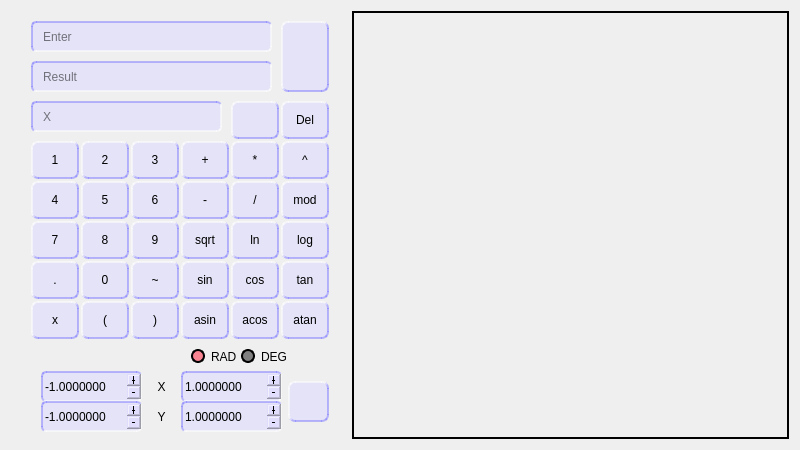
<?xml version="1.0" encoding="UTF-8"?>
<ui version="4.0">
 <class>Calculator</class>
 <widget class="QWidget" name="Calculator">
  <property name="geometry">
   <rect>
    <x>0</x>
    <y>0</y>
    <width>800</width>
    <height>450</height>
   </rect>
  </property>
  <property name="windowTitle">
   <string>Form</string>
  </property>
  <property name="styleSheet">
   <string notr="true">QWidget {
background: none;
}</string>
  </property>
  <layout class="QGridLayout" name="gridLayout">
   <item row="0" column="0">
    <widget class="QWidget" name="widgetCalculator" native="true">
     <property name="sizePolicy">
      <sizepolicy hsizetype="Fixed" vsizetype="Preferred">
       <horstretch>0</horstretch>
       <verstretch>0</verstretch>
      </sizepolicy>
     </property>
     <property name="minimumSize">
      <size>
       <width>335</width>
       <height>426</height>
      </size>
     </property>
     <property name="styleSheet">
      <string notr="true">
QPushButton {
color: black;
border-style: outset;
border-width: 1.5px;
border-radius: 7px;
border-color: rgba(130, 127, 255, 133);
background-color: rgba(218, 216, 255, 130);
}

QPushButton:pressed {
background-color: rgb(182, 183, 255);
border-style: inset;
}

QLineEdit {
color: black;
border: 2px solid;
border-style: inset;
border-radius: 5px;
border-color: rgba(130, 127, 255, 133);
padding: 0 8px;
background-color: rgba(218, 216, 255, 130);
selection-background-color: rgba(130, 127, 255, 133);
selection-color: black;
}

QLineEdit::input:focus {
/*border: 2px solid #006080;
border-color: rgba(130, 127, 255, 133);*/
background-color: rgba(130, 127, 255, 133);
}

QDoubleSpinBox {
color: black;
border: 2px solid;
border-style: inset;
border-radius: 5px;
border-color: rgba(130, 127, 255, 133);
background-color: rgba(218, 216, 255, 130);
selection-background-color: rgba(130, 127, 255, 133);
selection-color: black;
}

QLabel {
color: black;
font: 13pt &quot;Drexs&quot;;
}

QRadioButton {
    color: black;
    font: 13pt &quot;Drexs&quot;;
}

QRadioButton::indicator {
    width:                  10px;
    height:                 10px;
    border-radius:          7px;
}

QRadioButton::indicator:checked {
    background-color:       rgba(255, 48, 74, 143);
    border:                 2px solid black;
}

QRadioButton::indicator:unchecked {
    background-color:       grey;
    border:                 2px solid black;
}

</string>
     </property>
     <widget class="QLineEdit" name="lineEditExpression">
      <property name="geometry">
       <rect>
        <x>20</x>
        <y>10</y>
        <width>241</width>
        <height>31</height>
       </rect>
      </property>
      <property name="inputMask">
       <string/>
      </property>
      <property name="cursorPosition">
       <number>0</number>
      </property>
      <property name="placeholderText">
       <string>Enter</string>
      </property>
     </widget>
     <widget class="QLineEdit" name="lineEditResult">
      <property name="geometry">
       <rect>
        <x>20</x>
        <y>50</y>
        <width>241</width>
        <height>31</height>
       </rect>
      </property>
      <property name="readOnly">
       <bool>true</bool>
      </property>
      <property name="placeholderText">
       <string>Result</string>
      </property>
     </widget>
     <widget class="QLineEdit" name="lineEditX">
      <property name="geometry">
       <rect>
        <x>20</x>
        <y>90</y>
        <width>191</width>
        <height>31</height>
       </rect>
      </property>
      <property name="inputMethodHints">
       <set>Qt::ImhNone</set>
      </property>
      <property name="inputMask">
       <string/>
      </property>
      <property name="placeholderText">
       <string>X</string>
      </property>
     </widget>
     <widget class="QPushButton" name="pushButton1">
      <property name="geometry">
       <rect>
        <x>20</x>
        <y>130</y>
        <width>48</width>
        <height>38</height>
       </rect>
      </property>
      <property name="sizePolicy">
       <sizepolicy hsizetype="Fixed" vsizetype="Fixed">
        <horstretch>0</horstretch>
        <verstretch>0</verstretch>
       </sizepolicy>
      </property>
      <property name="minimumSize">
       <size>
        <width>30</width>
        <height>30</height>
       </size>
      </property>
      <property name="text">
       <string>1</string>
      </property>
     </widget>
     <widget class="QPushButton" name="pushButton2">
      <property name="geometry">
       <rect>
        <x>70</x>
        <y>130</y>
        <width>48</width>
        <height>38</height>
       </rect>
      </property>
      <property name="sizePolicy">
       <sizepolicy hsizetype="Fixed" vsizetype="Fixed">
        <horstretch>0</horstretch>
        <verstretch>0</verstretch>
       </sizepolicy>
      </property>
      <property name="minimumSize">
       <size>
        <width>30</width>
        <height>30</height>
       </size>
      </property>
      <property name="text">
       <string>2</string>
      </property>
     </widget>
     <widget class="QPushButton" name="pushButton3">
      <property name="geometry">
       <rect>
        <x>120</x>
        <y>130</y>
        <width>48</width>
        <height>38</height>
       </rect>
      </property>
      <property name="sizePolicy">
       <sizepolicy hsizetype="Fixed" vsizetype="Fixed">
        <horstretch>0</horstretch>
        <verstretch>0</verstretch>
       </sizepolicy>
      </property>
      <property name="minimumSize">
       <size>
        <width>30</width>
        <height>30</height>
       </size>
      </property>
      <property name="text">
       <string>3</string>
      </property>
     </widget>
     <widget class="QPushButton" name="pushButton5">
      <property name="geometry">
       <rect>
        <x>70</x>
        <y>170</y>
        <width>48</width>
        <height>38</height>
       </rect>
      </property>
      <property name="sizePolicy">
       <sizepolicy hsizetype="Fixed" vsizetype="Fixed">
        <horstretch>0</horstretch>
        <verstretch>0</verstretch>
       </sizepolicy>
      </property>
      <property name="minimumSize">
       <size>
        <width>30</width>
        <height>30</height>
       </size>
      </property>
      <property name="text">
       <string>5</string>
      </property>
     </widget>
     <widget class="QPushButton" name="pushButton4">
      <property name="geometry">
       <rect>
        <x>20</x>
        <y>170</y>
        <width>48</width>
        <height>38</height>
       </rect>
      </property>
      <property name="sizePolicy">
       <sizepolicy hsizetype="Fixed" vsizetype="Fixed">
        <horstretch>0</horstretch>
        <verstretch>0</verstretch>
       </sizepolicy>
      </property>
      <property name="minimumSize">
       <size>
        <width>30</width>
        <height>30</height>
       </size>
      </property>
      <property name="text">
       <string>4</string>
      </property>
     </widget>
     <widget class="QPushButton" name="pushButton6">
      <property name="geometry">
       <rect>
        <x>120</x>
        <y>170</y>
        <width>48</width>
        <height>38</height>
       </rect>
      </property>
      <property name="sizePolicy">
       <sizepolicy hsizetype="Fixed" vsizetype="Fixed">
        <horstretch>0</horstretch>
        <verstretch>0</verstretch>
       </sizepolicy>
      </property>
      <property name="minimumSize">
       <size>
        <width>30</width>
        <height>30</height>
       </size>
      </property>
      <property name="text">
       <string>6</string>
      </property>
     </widget>
     <widget class="QPushButton" name="pushButton8">
      <property name="geometry">
       <rect>
        <x>70</x>
        <y>210</y>
        <width>48</width>
        <height>38</height>
       </rect>
      </property>
      <property name="sizePolicy">
       <sizepolicy hsizetype="Fixed" vsizetype="Fixed">
        <horstretch>0</horstretch>
        <verstretch>0</verstretch>
       </sizepolicy>
      </property>
      <property name="minimumSize">
       <size>
        <width>30</width>
        <height>30</height>
       </size>
      </property>
      <property name="text">
       <string>8</string>
      </property>
     </widget>
     <widget class="QPushButton" name="pushButton7">
      <property name="geometry">
       <rect>
        <x>20</x>
        <y>210</y>
        <width>48</width>
        <height>38</height>
       </rect>
      </property>
      <property name="sizePolicy">
       <sizepolicy hsizetype="Fixed" vsizetype="Fixed">
        <horstretch>0</horstretch>
        <verstretch>0</verstretch>
       </sizepolicy>
      </property>
      <property name="minimumSize">
       <size>
        <width>30</width>
        <height>30</height>
       </size>
      </property>
      <property name="text">
       <string>7</string>
      </property>
     </widget>
     <widget class="QPushButton" name="pushButton9">
      <property name="geometry">
       <rect>
        <x>120</x>
        <y>210</y>
        <width>48</width>
        <height>38</height>
       </rect>
      </property>
      <property name="sizePolicy">
       <sizepolicy hsizetype="Fixed" vsizetype="Fixed">
        <horstretch>0</horstretch>
        <verstretch>0</verstretch>
       </sizepolicy>
      </property>
      <property name="minimumSize">
       <size>
        <width>30</width>
        <height>30</height>
       </size>
      </property>
      <property name="text">
       <string>9</string>
      </property>
     </widget>
     <widget class="QPushButton" name="pushButtonDot">
      <property name="geometry">
       <rect>
        <x>20</x>
        <y>250</y>
        <width>48</width>
        <height>38</height>
       </rect>
      </property>
      <property name="sizePolicy">
       <sizepolicy hsizetype="Fixed" vsizetype="Fixed">
        <horstretch>0</horstretch>
        <verstretch>0</verstretch>
       </sizepolicy>
      </property>
      <property name="minimumSize">
       <size>
        <width>30</width>
        <height>30</height>
       </size>
      </property>
      <property name="text">
       <string>.</string>
      </property>
     </widget>
     <widget class="QPushButton" name="pushButton0">
      <property name="geometry">
       <rect>
        <x>70</x>
        <y>250</y>
        <width>48</width>
        <height>38</height>
       </rect>
      </property>
      <property name="sizePolicy">
       <sizepolicy hsizetype="Fixed" vsizetype="Fixed">
        <horstretch>0</horstretch>
        <verstretch>0</verstretch>
       </sizepolicy>
      </property>
      <property name="minimumSize">
       <size>
        <width>30</width>
        <height>30</height>
       </size>
      </property>
      <property name="text">
       <string>0</string>
      </property>
     </widget>
     <widget class="QPushButton" name="pushButtonAltMinus">
      <property name="geometry">
       <rect>
        <x>120</x>
        <y>250</y>
        <width>48</width>
        <height>38</height>
       </rect>
      </property>
      <property name="sizePolicy">
       <sizepolicy hsizetype="Fixed" vsizetype="Fixed">
        <horstretch>0</horstretch>
        <verstretch>0</verstretch>
       </sizepolicy>
      </property>
      <property name="minimumSize">
       <size>
        <width>30</width>
        <height>30</height>
       </size>
      </property>
      <property name="text">
       <string>~</string>
      </property>
     </widget>
     <widget class="QPushButton" name="pushButtonX">
      <property name="geometry">
       <rect>
        <x>20</x>
        <y>290</y>
        <width>48</width>
        <height>38</height>
       </rect>
      </property>
      <property name="sizePolicy">
       <sizepolicy hsizetype="Fixed" vsizetype="Fixed">
        <horstretch>0</horstretch>
        <verstretch>0</verstretch>
       </sizepolicy>
      </property>
      <property name="minimumSize">
       <size>
        <width>30</width>
        <height>30</height>
       </size>
      </property>
      <property name="text">
       <string>x</string>
      </property>
     </widget>
     <widget class="QPushButton" name="pushButtonLeftPar">
      <property name="geometry">
       <rect>
        <x>70</x>
        <y>290</y>
        <width>48</width>
        <height>38</height>
       </rect>
      </property>
      <property name="sizePolicy">
       <sizepolicy hsizetype="Fixed" vsizetype="Fixed">
        <horstretch>0</horstretch>
        <verstretch>0</verstretch>
       </sizepolicy>
      </property>
      <property name="minimumSize">
       <size>
        <width>30</width>
        <height>30</height>
       </size>
      </property>
      <property name="text">
       <string>(</string>
      </property>
     </widget>
     <widget class="QPushButton" name="pushButtonRightPar">
      <property name="geometry">
       <rect>
        <x>120</x>
        <y>290</y>
        <width>48</width>
        <height>38</height>
       </rect>
      </property>
      <property name="sizePolicy">
       <sizepolicy hsizetype="Fixed" vsizetype="Fixed">
        <horstretch>0</horstretch>
        <verstretch>0</verstretch>
       </sizepolicy>
      </property>
      <property name="minimumSize">
       <size>
        <width>30</width>
        <height>30</height>
       </size>
      </property>
      <property name="text">
       <string>)</string>
      </property>
     </widget>
     <widget class="QPushButton" name="pushButtonMult">
      <property name="geometry">
       <rect>
        <x>220</x>
        <y>130</y>
        <width>48</width>
        <height>38</height>
       </rect>
      </property>
      <property name="sizePolicy">
       <sizepolicy hsizetype="Fixed" vsizetype="Fixed">
        <horstretch>0</horstretch>
        <verstretch>0</verstretch>
       </sizepolicy>
      </property>
      <property name="minimumSize">
       <size>
        <width>30</width>
        <height>30</height>
       </size>
      </property>
      <property name="text">
       <string>*</string>
      </property>
     </widget>
     <widget class="QPushButton" name="pushButtonPlus">
      <property name="geometry">
       <rect>
        <x>170</x>
        <y>130</y>
        <width>48</width>
        <height>38</height>
       </rect>
      </property>
      <property name="sizePolicy">
       <sizepolicy hsizetype="Fixed" vsizetype="Fixed">
        <horstretch>0</horstretch>
        <verstretch>0</verstretch>
       </sizepolicy>
      </property>
      <property name="minimumSize">
       <size>
        <width>30</width>
        <height>30</height>
       </size>
      </property>
      <property name="text">
       <string>+</string>
      </property>
     </widget>
     <widget class="QPushButton" name="pushButtonPow">
      <property name="geometry">
       <rect>
        <x>270</x>
        <y>130</y>
        <width>48</width>
        <height>38</height>
       </rect>
      </property>
      <property name="sizePolicy">
       <sizepolicy hsizetype="Fixed" vsizetype="Fixed">
        <horstretch>0</horstretch>
        <verstretch>0</verstretch>
       </sizepolicy>
      </property>
      <property name="minimumSize">
       <size>
        <width>30</width>
        <height>30</height>
       </size>
      </property>
      <property name="text">
       <string>^</string>
      </property>
     </widget>
     <widget class="QPushButton" name="pushButtonMinus">
      <property name="geometry">
       <rect>
        <x>170</x>
        <y>170</y>
        <width>48</width>
        <height>38</height>
       </rect>
      </property>
      <property name="sizePolicy">
       <sizepolicy hsizetype="Fixed" vsizetype="Fixed">
        <horstretch>0</horstretch>
        <verstretch>0</verstretch>
       </sizepolicy>
      </property>
      <property name="minimumSize">
       <size>
        <width>30</width>
        <height>30</height>
       </size>
      </property>
      <property name="text">
       <string>-</string>
      </property>
     </widget>
     <widget class="QPushButton" name="pushButtonDiv">
      <property name="geometry">
       <rect>
        <x>220</x>
        <y>170</y>
        <width>48</width>
        <height>38</height>
       </rect>
      </property>
      <property name="sizePolicy">
       <sizepolicy hsizetype="Fixed" vsizetype="Fixed">
        <horstretch>0</horstretch>
        <verstretch>0</verstretch>
       </sizepolicy>
      </property>
      <property name="minimumSize">
       <size>
        <width>30</width>
        <height>30</height>
       </size>
      </property>
      <property name="text">
       <string>/</string>
      </property>
     </widget>
     <widget class="QPushButton" name="pushButtonMod">
      <property name="geometry">
       <rect>
        <x>270</x>
        <y>170</y>
        <width>48</width>
        <height>38</height>
       </rect>
      </property>
      <property name="sizePolicy">
       <sizepolicy hsizetype="Fixed" vsizetype="Fixed">
        <horstretch>0</horstretch>
        <verstretch>0</verstretch>
       </sizepolicy>
      </property>
      <property name="minimumSize">
       <size>
        <width>30</width>
        <height>30</height>
       </size>
      </property>
      <property name="text">
       <string>mod</string>
      </property>
     </widget>
     <widget class="QPushButton" name="pushButtonLn">
      <property name="geometry">
       <rect>
        <x>220</x>
        <y>210</y>
        <width>48</width>
        <height>38</height>
       </rect>
      </property>
      <property name="sizePolicy">
       <sizepolicy hsizetype="Fixed" vsizetype="Fixed">
        <horstretch>0</horstretch>
        <verstretch>0</verstretch>
       </sizepolicy>
      </property>
      <property name="minimumSize">
       <size>
        <width>30</width>
        <height>30</height>
       </size>
      </property>
      <property name="text">
       <string>ln</string>
      </property>
     </widget>
     <widget class="QPushButton" name="pushButtonLog">
      <property name="geometry">
       <rect>
        <x>270</x>
        <y>210</y>
        <width>48</width>
        <height>38</height>
       </rect>
      </property>
      <property name="sizePolicy">
       <sizepolicy hsizetype="Fixed" vsizetype="Fixed">
        <horstretch>0</horstretch>
        <verstretch>0</verstretch>
       </sizepolicy>
      </property>
      <property name="minimumSize">
       <size>
        <width>30</width>
        <height>30</height>
       </size>
      </property>
      <property name="text">
       <string>log</string>
      </property>
     </widget>
     <widget class="QPushButton" name="pushButtonSqrt">
      <property name="geometry">
       <rect>
        <x>170</x>
        <y>210</y>
        <width>48</width>
        <height>38</height>
       </rect>
      </property>
      <property name="sizePolicy">
       <sizepolicy hsizetype="Fixed" vsizetype="Fixed">
        <horstretch>0</horstretch>
        <verstretch>0</verstretch>
       </sizepolicy>
      </property>
      <property name="minimumSize">
       <size>
        <width>30</width>
        <height>30</height>
       </size>
      </property>
      <property name="text">
       <string>sqrt</string>
      </property>
     </widget>
     <widget class="QPushButton" name="pushButtonCos">
      <property name="geometry">
       <rect>
        <x>220</x>
        <y>250</y>
        <width>48</width>
        <height>38</height>
       </rect>
      </property>
      <property name="sizePolicy">
       <sizepolicy hsizetype="Fixed" vsizetype="Fixed">
        <horstretch>0</horstretch>
        <verstretch>0</verstretch>
       </sizepolicy>
      </property>
      <property name="minimumSize">
       <size>
        <width>30</width>
        <height>30</height>
       </size>
      </property>
      <property name="text">
       <string>cos</string>
      </property>
     </widget>
     <widget class="QPushButton" name="pushButtonTan">
      <property name="geometry">
       <rect>
        <x>270</x>
        <y>250</y>
        <width>48</width>
        <height>38</height>
       </rect>
      </property>
      <property name="sizePolicy">
       <sizepolicy hsizetype="Fixed" vsizetype="Fixed">
        <horstretch>0</horstretch>
        <verstretch>0</verstretch>
       </sizepolicy>
      </property>
      <property name="minimumSize">
       <size>
        <width>30</width>
        <height>30</height>
       </size>
      </property>
      <property name="text">
       <string>tan</string>
      </property>
     </widget>
     <widget class="QPushButton" name="pushButtonSin">
      <property name="geometry">
       <rect>
        <x>170</x>
        <y>250</y>
        <width>48</width>
        <height>38</height>
       </rect>
      </property>
      <property name="sizePolicy">
       <sizepolicy hsizetype="Fixed" vsizetype="Fixed">
        <horstretch>0</horstretch>
        <verstretch>0</verstretch>
       </sizepolicy>
      </property>
      <property name="minimumSize">
       <size>
        <width>30</width>
        <height>30</height>
       </size>
      </property>
      <property name="text">
       <string>sin</string>
      </property>
     </widget>
     <widget class="QPushButton" name="pushButtonAtan">
      <property name="geometry">
       <rect>
        <x>270</x>
        <y>290</y>
        <width>48</width>
        <height>38</height>
       </rect>
      </property>
      <property name="sizePolicy">
       <sizepolicy hsizetype="Fixed" vsizetype="Fixed">
        <horstretch>0</horstretch>
        <verstretch>0</verstretch>
       </sizepolicy>
      </property>
      <property name="minimumSize">
       <size>
        <width>30</width>
        <height>30</height>
       </size>
      </property>
      <property name="text">
       <string>atan</string>
      </property>
     </widget>
     <widget class="QPushButton" name="pushButtonAsin">
      <property name="geometry">
       <rect>
        <x>170</x>
        <y>290</y>
        <width>48</width>
        <height>38</height>
       </rect>
      </property>
      <property name="sizePolicy">
       <sizepolicy hsizetype="Fixed" vsizetype="Fixed">
        <horstretch>0</horstretch>
        <verstretch>0</verstretch>
       </sizepolicy>
      </property>
      <property name="minimumSize">
       <size>
        <width>30</width>
        <height>30</height>
       </size>
      </property>
      <property name="text">
       <string>asin</string>
      </property>
     </widget>
     <widget class="QPushButton" name="pushButtonAcos">
      <property name="geometry">
       <rect>
        <x>220</x>
        <y>290</y>
        <width>48</width>
        <height>38</height>
       </rect>
      </property>
      <property name="sizePolicy">
       <sizepolicy hsizetype="Fixed" vsizetype="Fixed">
        <horstretch>0</horstretch>
        <verstretch>0</verstretch>
       </sizepolicy>
      </property>
      <property name="minimumSize">
       <size>
        <width>30</width>
        <height>30</height>
       </size>
      </property>
      <property name="text">
       <string>acos</string>
      </property>
     </widget>
     <widget class="QPushButton" name="pushButtonResult">
      <property name="geometry">
       <rect>
        <x>270</x>
        <y>10</y>
        <width>48</width>
        <height>71</height>
       </rect>
      </property>
      <property name="sizePolicy">
       <sizepolicy hsizetype="Fixed" vsizetype="Fixed">
        <horstretch>0</horstretch>
        <verstretch>0</verstretch>
       </sizepolicy>
      </property>
      <property name="minimumSize">
       <size>
        <width>30</width>
        <height>30</height>
       </size>
      </property>
      <property name="text">
       <string/>
      </property>
      <property name="icon">
       <iconset resource="../misc/resource.qrc">
        <normaloff>:/icons/equal_FILL0_wght400_GRAD0_opsz24.svg</normaloff>:/icons/equal_FILL0_wght400_GRAD0_opsz24.svg</iconset>
      </property>
     </widget>
     <widget class="QPushButton" name="pushButtonBackspace">
      <property name="geometry">
       <rect>
        <x>220</x>
        <y>90</y>
        <width>48</width>
        <height>38</height>
       </rect>
      </property>
      <property name="sizePolicy">
       <sizepolicy hsizetype="Fixed" vsizetype="Fixed">
        <horstretch>0</horstretch>
        <verstretch>0</verstretch>
       </sizepolicy>
      </property>
      <property name="minimumSize">
       <size>
        <width>30</width>
        <height>30</height>
       </size>
      </property>
      <property name="text">
       <string/>
      </property>
      <property name="icon">
       <iconset resource="../misc/resource.qrc">
        <normaloff>:/icons/backspace_FILL0_wght400_GRAD0_opsz24.svg</normaloff>:/icons/backspace_FILL0_wght400_GRAD0_opsz24.svg</iconset>
      </property>
      <property name="iconSize">
       <size>
        <width>21</width>
        <height>21</height>
       </size>
      </property>
     </widget>
     <widget class="QPushButton" name="pushButtonDelete">
      <property name="geometry">
       <rect>
        <x>270</x>
        <y>90</y>
        <width>48</width>
        <height>38</height>
       </rect>
      </property>
      <property name="sizePolicy">
       <sizepolicy hsizetype="Fixed" vsizetype="Fixed">
        <horstretch>0</horstretch>
        <verstretch>0</verstretch>
       </sizepolicy>
      </property>
      <property name="minimumSize">
       <size>
        <width>30</width>
        <height>30</height>
       </size>
      </property>
      <property name="text">
       <string>Del</string>
      </property>
      <property name="iconSize">
       <size>
        <width>20</width>
        <height>20</height>
       </size>
      </property>
     </widget>
     <widget class="QRadioButton" name="radioButtonRad">
      <property name="geometry">
       <rect>
        <x>180</x>
        <y>330</y>
        <width>51</width>
        <height>31</height>
       </rect>
      </property>
      <property name="text">
       <string>RAD</string>
      </property>
      <property name="checked">
       <bool>true</bool>
      </property>
     </widget>
     <widget class="QRadioButton" name="radioButtonDeg">
      <property name="geometry">
       <rect>
        <x>230</x>
        <y>330</y>
        <width>51</width>
        <height>31</height>
       </rect>
      </property>
      <property name="text">
       <string>DEG</string>
      </property>
     </widget>
     <widget class="QDoubleSpinBox" name="doubleSpinBoxMinX">
      <property name="geometry">
       <rect>
        <x>30</x>
        <y>360</y>
        <width>101</width>
        <height>31</height>
       </rect>
      </property>
      <property name="inputMethodHints">
       <set>Qt::ImhDigitsOnly|Qt::ImhFormattedNumbersOnly</set>
      </property>
      <property name="wrapping">
       <bool>false</bool>
      </property>
      <property name="buttonSymbols">
       <enum>QAbstractSpinBox::PlusMinus</enum>
      </property>
      <property name="decimals">
       <number>7</number>
      </property>
      <property name="minimum">
       <double>-1000000.000000000000000</double>
      </property>
      <property name="maximum">
       <double>1000000.000000000000000</double>
      </property>
      <property name="stepType">
       <enum>QAbstractSpinBox::AdaptiveDecimalStepType</enum>
      </property>
      <property name="value">
       <double>-1.000000000000000</double>
      </property>
     </widget>
     <widget class="QDoubleSpinBox" name="doubleSpinBoxMinY">
      <property name="geometry">
       <rect>
        <x>30</x>
        <y>390</y>
        <width>101</width>
        <height>31</height>
       </rect>
      </property>
      <property name="inputMethodHints">
       <set>Qt::ImhDigitsOnly|Qt::ImhFormattedNumbersOnly</set>
      </property>
      <property name="frame">
       <bool>true</bool>
      </property>
      <property name="buttonSymbols">
       <enum>QAbstractSpinBox::PlusMinus</enum>
      </property>
      <property name="correctionMode">
       <enum>QAbstractSpinBox::CorrectToPreviousValue</enum>
      </property>
      <property name="decimals">
       <number>7</number>
      </property>
      <property name="minimum">
       <double>-1000000.000000000000000</double>
      </property>
      <property name="maximum">
       <double>1000000.000000000000000</double>
      </property>
      <property name="stepType">
       <enum>QAbstractSpinBox::AdaptiveDecimalStepType</enum>
      </property>
      <property name="value">
       <double>-1.000000000000000</double>
      </property>
     </widget>
     <widget class="QDoubleSpinBox" name="doubleSpinBoxMaxX">
      <property name="geometry">
       <rect>
        <x>170</x>
        <y>360</y>
        <width>101</width>
        <height>31</height>
       </rect>
      </property>
      <property name="inputMethodHints">
       <set>Qt::ImhDigitsOnly|Qt::ImhFormattedNumbersOnly</set>
      </property>
      <property name="buttonSymbols">
       <enum>QAbstractSpinBox::PlusMinus</enum>
      </property>
      <property name="showGroupSeparator" stdset="0">
       <bool>false</bool>
      </property>
      <property name="decimals">
       <number>7</number>
      </property>
      <property name="minimum">
       <double>-1000000.000000000000000</double>
      </property>
      <property name="maximum">
       <double>1000000.000000000000000</double>
      </property>
      <property name="stepType">
       <enum>QAbstractSpinBox::AdaptiveDecimalStepType</enum>
      </property>
      <property name="value">
       <double>1.000000000000000</double>
      </property>
     </widget>
     <widget class="QDoubleSpinBox" name="doubleSpinBoxMaxY">
      <property name="geometry">
       <rect>
        <x>170</x>
        <y>390</y>
        <width>101</width>
        <height>31</height>
       </rect>
      </property>
      <property name="inputMethodHints">
       <set>Qt::ImhDigitsOnly|Qt::ImhFormattedNumbersOnly</set>
      </property>
      <property name="buttonSymbols">
       <enum>QAbstractSpinBox::PlusMinus</enum>
      </property>
      <property name="decimals">
       <number>7</number>
      </property>
      <property name="minimum">
       <double>-1000000.000000000000000</double>
      </property>
      <property name="maximum">
       <double>1000000.000000000000000</double>
      </property>
      <property name="stepType">
       <enum>QAbstractSpinBox::AdaptiveDecimalStepType</enum>
      </property>
      <property name="value">
       <double>1.000000000000000</double>
      </property>
     </widget>
     <widget class="QPushButton" name="pushButtonPlot">
      <property name="geometry">
       <rect>
        <x>277</x>
        <y>370</y>
        <width>41</width>
        <height>41</height>
       </rect>
      </property>
      <property name="sizePolicy">
       <sizepolicy hsizetype="Fixed" vsizetype="Fixed">
        <horstretch>0</horstretch>
        <verstretch>0</verstretch>
       </sizepolicy>
      </property>
      <property name="minimumSize">
       <size>
        <width>30</width>
        <height>30</height>
       </size>
      </property>
      <property name="text">
       <string/>
      </property>
      <property name="icon">
       <iconset resource="../misc/resource.qrc">
        <normaloff>:/icons/start_FILL0_wght400_GRAD0_opsz24.svg</normaloff>:/icons/start_FILL0_wght400_GRAD0_opsz24.svg</iconset>
      </property>
     </widget>
     <widget class="QLabel" name="labelX">
      <property name="geometry">
       <rect>
        <x>140</x>
        <y>360</y>
        <width>21</width>
        <height>31</height>
       </rect>
      </property>
      <property name="text">
       <string>X</string>
      </property>
      <property name="alignment">
       <set>Qt::AlignCenter</set>
      </property>
     </widget>
     <widget class="QLabel" name="labelY">
      <property name="geometry">
       <rect>
        <x>140</x>
        <y>390</y>
        <width>21</width>
        <height>31</height>
       </rect>
      </property>
      <property name="text">
       <string>Y</string>
      </property>
      <property name="alignment">
       <set>Qt::AlignCenter</set>
      </property>
     </widget>
    </widget>
   </item>
   <item row="0" column="1">
    <widget class="QWidget" name="widgetGraph" native="true">
     <property name="styleSheet">
      <string notr="true">border: 1.5px solid black;</string>
     </property>
     <layout class="QGridLayout" name="gridLayout_3">
      <property name="leftMargin">
       <number>2</number>
      </property>
      <property name="topMargin">
       <number>2</number>
      </property>
      <property name="rightMargin">
       <number>2</number>
      </property>
      <property name="bottomMargin">
       <number>2</number>
      </property>
      <item row="0" column="0">
       <widget class="QCustomPlot" name="widgetPlot" native="true">
        <property name="minimumSize">
         <size>
          <width>400</width>
          <height>400</height>
         </size>
        </property>
        <property name="styleSheet">
         <string notr="true">border: 0px solid black;</string>
        </property>
       </widget>
      </item>
     </layout>
    </widget>
   </item>
  </layout>
 </widget>
 <customwidgets>
  <customwidget>
   <class>QCustomPlot</class>
   <extends>QWidget</extends>
   <header>qcustomplot.h</header>
   <container>1</container>
  </customwidget>
 </customwidgets>
 <resources>
  <include location="../misc/resource.qrc"/>
 </resources>
 <connections/>
</ui>
